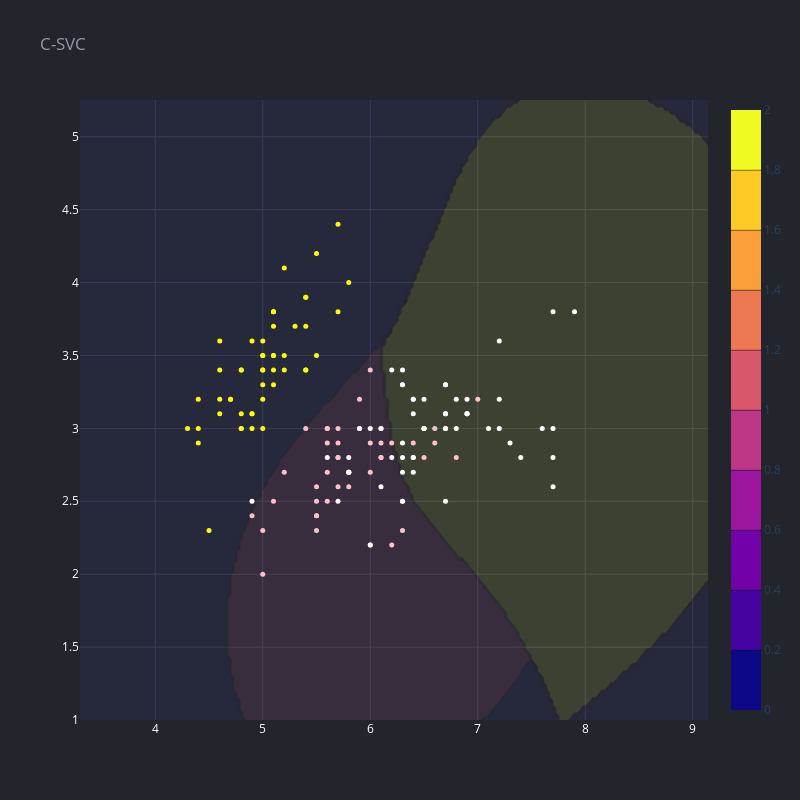

Write notebook code for a chart like this one.
### Code cell
# create a mesh to plot in
x_min, x_max = X[:, 0].min() - 1, X[:, 0].max() + 1
y_min, y_max = X[:, 1].min() - 1, X[:, 1].max() + 1
h = (x_max / x_min)/100
xx, yy = np.meshgrid(np.arange(x_min, x_max, h),np.arange(y_min, y_max, h))

svc = SVC(C=10, gamma='auto').fit(X, y)
Z = svc.predict(np.c_[xx.ravel(), yy.ravel()])
Z = Z.reshape(xx.shape)

fig = go.Figure(data=[
    scatter(df.sepal_length, df.sepal_width, 'The Iris Dataset', mode='markers', size=5, opacity=1, color = [['yellow', 'pink', 'white'][a] for a in df.iris_type]),
    go.Contour(
        z=Z,
        x=np.linspace(x_min, x_max-1, Z.shape[0]),
        y=np.linspace(y_min, y_max+1, Z.shape[1]),
        #contours_coloring='lines',
        opacity=0.1,
        #line_width=2,
    )
    ])
render(fig, title='C-SVC', height=800, width=800)

### Figure 1 — Plotly figure (JSON) as saved in the notebook; plotly's stock layout.template omitted (floating-point values rounded to 4 significant figures; data arrays with more than 128 entries replaced by an {"elided": "..."} marker saying what was removed)
{"data": [{"marker": {"color": {"elided": "150 str values"}, "size": 5}, "mode": "markers", "name": "The Iris Dataset", "opacity": 1, "type": "scatter", "x": {"elided": "150 float values"}, "y": {"elided": "150 float values"}}, {"autocontour": true, "contours": {"end": 1.8, "size": 0.2, "start": 0.2}, "opacity": 0.1, "type": "contour", "x": {"elided": "164 float values"}, "y": {"elided": "208 float values"}, "z": {"elided": "164x208 int values"}}], "layout": {"height": 800, "legend": {"font": {"color": "#ffffff"}}, "paper_bgcolor": "#22252B", "plot_bgcolor": "#292C34", "title": {"font": {"color": "#9398A4"}, "text": "C-SVC"}, "width": 800, "xaxis": {"autorange": true, "gridcolor": "#3F434F", "range": [3.3, 9.142], "tickfont": {"color": "#ffffff"}, "title": {"font": {"color": "#ffffff"}}, "type": "linear", "zeroline": false}, "yaxis": {"autorange": true, "gridcolor": "#3F434F", "range": [1, 5.252], "tickfont": {"color": "#ffffff"}, "title": {"font": {"color": "#ffffff"}}, "type": "linear", "zeroline": false}}}
